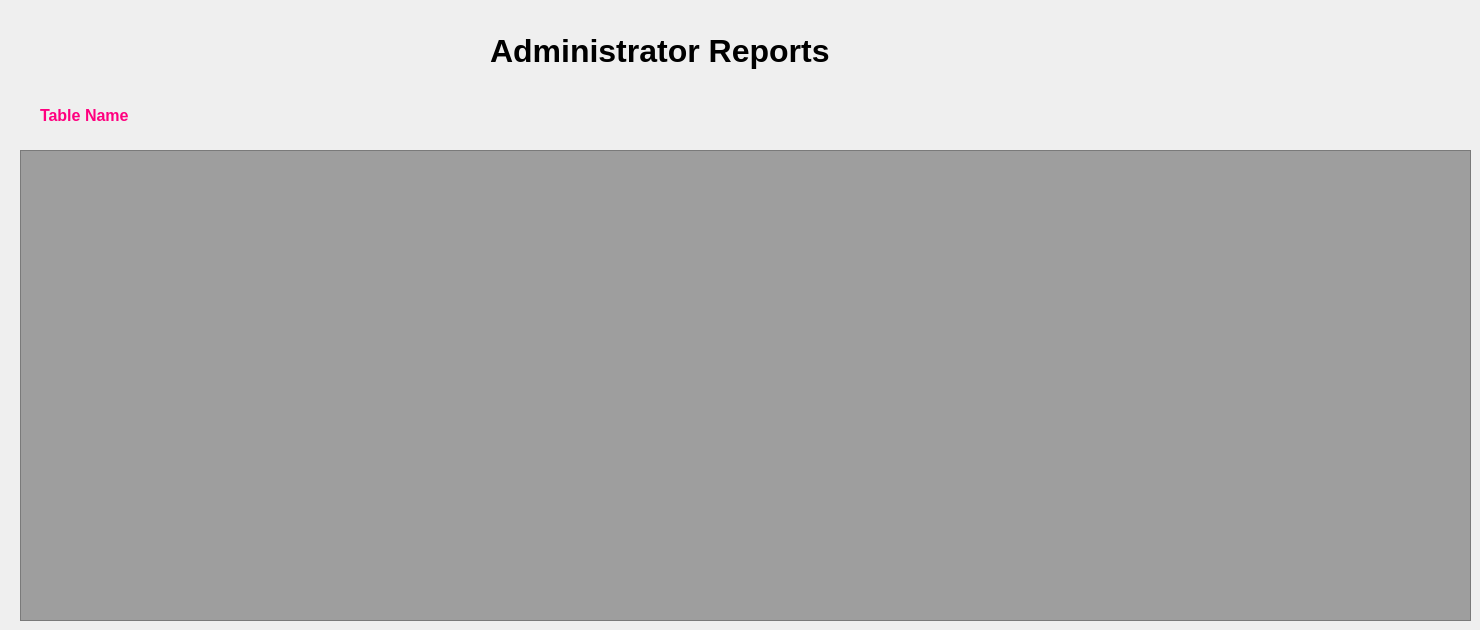
    <widget class="QWidget" name="tab_5">
     <attribute name="title">
      <string>Report</string>
     </attribute>
     <widget class="QLabel" name="label_75">
      <property name="geometry">
       <rect>
        <x>490</x>
        <y>10</y>
        <width>491</width>
        <height>81</height>
       </rect>
      </property>
      <property name="font">
       <font>
        <pointsize>24</pointsize>
        <weight>75</weight>
        <bold>true</bold>
       </font>
      </property>
      <property name="text">
       <string>Administrator Reports</string>
      </property>
     </widget>
     <widget class="QLabel" name="l61">
      <property name="geometry">
       <rect>
        <x>40</x>
        <y>90</y>
        <width>271</width>
        <height>51</height>
       </rect>
      </property>
      <property name="font">
       <font>
        <pointsize>12</pointsize>
        <weight>75</weight>
        <bold>true</bold>
       </font>
      </property>
      <property name="styleSheet">
       <string notr="true">color: rgb(255, 0, 127);</string>
      </property>
      <property name="text">
       <string>Table Name</string>
      </property>
     </widget>
     <widget class="QTableWidget" name="tableReport">
      <property name="geometry">
       <rect>
        <x>20</x>
        <y>150</y>
        <width>1451</width>
        <height>471</height>
       </rect>
      </property>
      <property name="styleSheet">
       <string notr="true">background-color: rgb(255, 255, 255);
background-color: rgb(158, 158, 158);
font: 12pt &quot;MS Shell Dlg 2&quot;;</string>
      </property>
     </widget>
    </widget>
